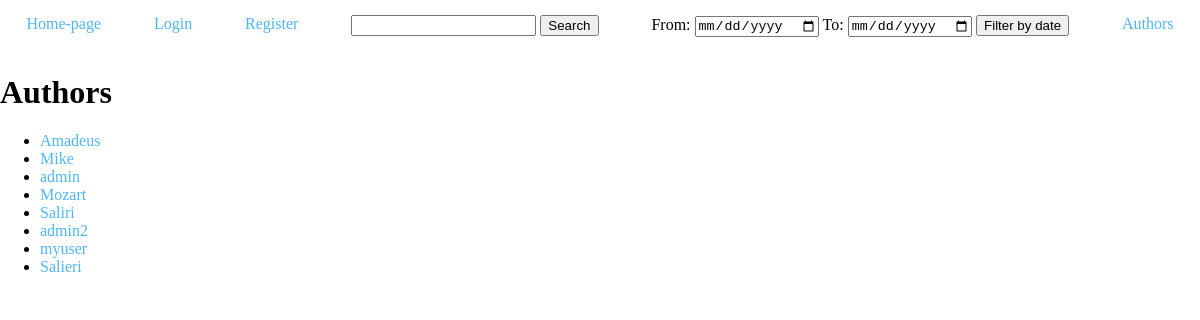
/blogs/authors/, run on an earlier commit of the app's database.
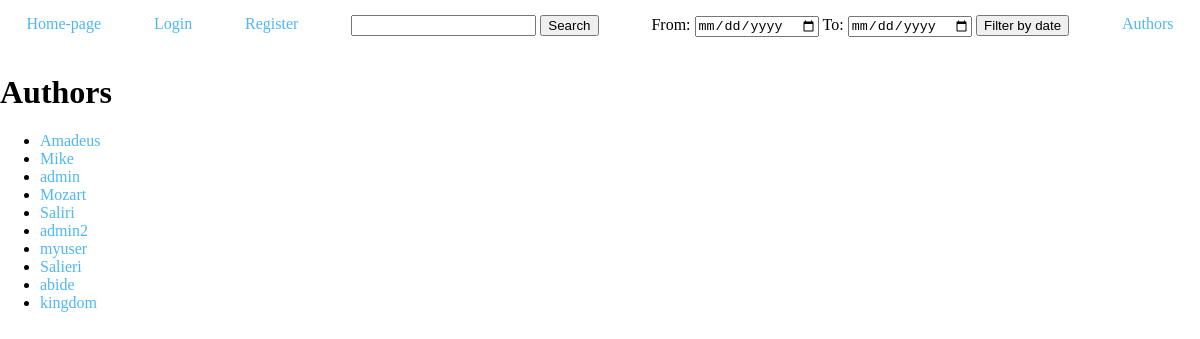
And on a later commit of the database.
### blogs/models.py (models this page shows, shortened)
class Author(models.Model):
    user = models.OneToOneField(User, on_delete=models.CASCADE, null=True, related_name='author')

### blogs/views.py (the view)
# urls.py: path('authors/', views.author_list, name='author_list'),
def author_list(request):
    authors = Author.objects.all()
    return render(request, 'blogs/author_list.html', {'authors': authors})

### blogs/templates/blogs/author_list.html
{% extends 'blogs/base.html' %}
{% block content %}
<h1>Authors</h1>
<ul>
{% for author in authors %}
    <li><a href="{% url 'author_posts' username=author.user.username %}">{{ author.user.username }}</a></li>
{% empty %}
    <li>No authors found.</li>
{% endfor %}
</ul>
{% endblock content %}

### blogs/templates/blogs/base.html (shortened to what this page needs)
<!DOCTYPE html>
<html lang="en">
    <head>
    </head>
    <body>
        <nav>
            <div>
                <a href="{% url 'post_list' %}">Home-page</a>
            </div>
            {% if user.is_authenticated %}
            <div>
                <a href="{% url 'new_post' %}">Post new articles</a>
            </div>
            <div>
                <a href="{% url 'logout' %}">Logout</a>
            </div>
            {% else %}
            <div>
                <a href="{% url 'login' %}">Login</a>
            </div>
            <div>
                <a href="{% url 'register' %}">Register</a>
            </div>
            {% endif %}
            <div>
                <form action="{% url 'search' %}" method="get">
                    <input type="text" name="q">
                    <button type="submit">Search</button>
                </form>
            </div>
            {% block filter_form %}
            <div>
                <form action="{% url 'post_list' %}" method="get">
                    From: <input type="date" name="start_date" value="{{ request.GET.start_date }}">
                    To: <input type="date" name="end_date" value="{{ request.GET.end_date }}">
                    <button type="submit">Filter by date</button>
                </form>
            </div>
            {% endblock filter_form %}
            <div>
                <a href="{% url 'author_list' %}">Authors</a>
            </div>
        </nav>
        {% block content %}
        {% endblock content %}
    </body>
</html>

### blogs/templates/blogs/base.html (style rules this page uses)
form { display: inline-block; }
a { text-decoration: none; color: rgb(79, 182, 246); }
body { margin: 0; }
nav { display: flex; justify-content: space-around; }
nav div { background-color: white; padding: 10px; margin: 5px; }

What changed in the data, as far as the page shows it:
added Author: user.username "abide"
added Author: user.username "kingdom"
